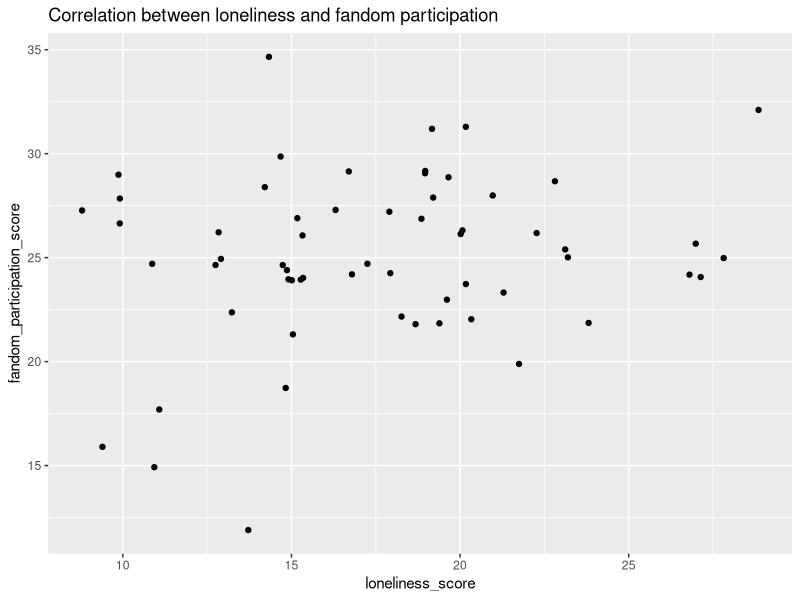

Recreate this plot in R.
## ---- chunk 1

library(dplyr)
library(readr)
library(ggplot2)
d_loneliness_association <- read.csv('Loneliness_association.csv')

## ---- chunk 2

d_loneliness_association <- d_loneliness_association %>%
  filter(
    Follow_celeb == 'Yes.'
  )

## ---- chunk 3

normal_questions <- c('L_C1', 'L_C2', 'L_C4', 'L_C5', 'L_C7', 'L_C8')
reverse_questions <- c('L_C3', 'L_C6')
d_loneliness_association <- d_loneliness_association%>%
  mutate(
    across(
      all_of(normal_questions),
      ~case_when(
        . == 'Never' ~ 1,
        . == 'Rarely' ~ 2,
        . == 'Sometimes' ~ 3,
        . == 'Often' ~ 4,
        TRUE ~ NA_real_
      ),
      .names = "{.col}_num"
    ),
    across(
      all_of(reverse_questions),
      ~case_when(
        . == 'Never' ~ 4,
        . == 'Rarely' ~ 3,
        . == 'Sometimes' ~ 2,
        . == 'Often' ~ 1,
        TRUE ~ NA_real_
      ),
      .names = "{.col}_num"
    )
  )

## ---- chunk 4

questions <- c('F_C1', 'F_C2', 'F_C3', 'F_C4', 'F_C5', 'F_C6', 'F_C7')
d_loneliness_association <- d_loneliness_association%>%
  mutate(
    across(
      all_of(questions),
      ~case_when(
        .== "Strongly disagree" ~ 1,
        .== "Disagree" ~ 2,
        .== "Neutral" ~ 3,
        .== "Agree" ~ 4,
        .== "Strongly agree" ~ 5,
        TRUE ~ NA_real_
      ),
      .names = "{.col}_num"
    )
  )

## ---- chunk 5
d_loneliness_association <- d_loneliness_association%>%
  mutate(
    frequency_score = rowSums(
      across(all_of(paste0(c(normal_questions, reverse_questions), "_num"))),
      na.rm = TRUE
  ),
  agreement_score = rowSums(
      across(all_of(paste0(c(questions), "_num"))),
      na.rm = TRUE
    )
  )
## ---- chunk 6
library(psych)

Frequency_questions_num <- c('L_C1_num', 'L_C2_num', 'L_C3_num', 'L_C4_num', 'L_C5_num','L_C6_num', 'L_C7_num', 'L_C8_num')
Agreement_questions_num <- c('F_C1_num', 'F_C2_num', 'F_C3_num', 'F_C4_num', 'F_C5_num', 'F_C6_num', 'F_C7_num')
psych::alpha(d_loneliness_association[, Frequency_questions_num])

psych::alpha(d_loneliness_association[, Agreement_questions_num])
## ---- chunk 7
d_loneliness_association %>%
  group_by(
    Gender
  ) %>%summarise(
    n = n(),
    M1 = mean(frequency_score),
    M2 = mean(agreement_score)
    )
## ---- chunk 8
d_loneliness_association %>%
  group_by(
    Age_group
  ) %>%summarise(
    n = n(),
    M1 = mean(frequency_score),
    M2 = mean(agreement_score),
    SD1 = sd(frequency_score),
    SD2 = sd(agreement_score),
    MED1 = median(frequency_score),
    MED2 = median(agreement_score)
    )
## ---- chunk 9

d_loneliness_association %>%
  ggplot(
      aes(x = frequency_score, y = agreement_score)
  ) + 
  geom_jitter() +
  labs(
    title = "Correlation between loneliness and fandom participation",
      x = "loneliness_score",
      y = "fandom_participation_score"
  )
## ---- chunk 10
d_loneliness_association %>%
  cor.test(
    ~ agreement_score + frequency_score,
    data = .
  )
## ---- chunk 11
d_loneliness_association %>%
  cor.test(
    ~ agreement_score + frequency_score,
    data = .,
    method = "spearman"
  )
